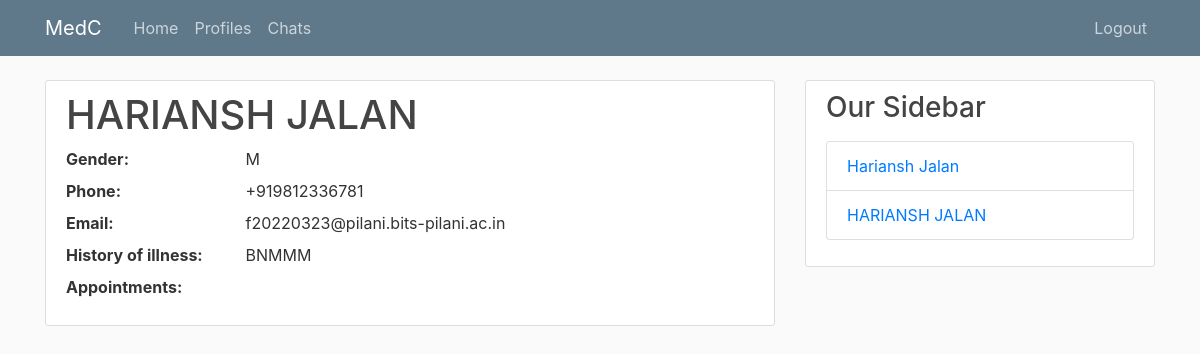
/staff/profiles/hariansh3 (signed in), run on the app's committed database.
### users/models.py (models this page shows)
class User(AbstractUser):
    email = models.EmailField(null=True, unique=True)
    phone = PhoneNumberField(null=True, blank=False, unique=True)
    gender = models.CharField(null=True, max_length=1, choices=(('M','Male'),('F','Female')))
    is_patient = models.BooleanField(default=False)
    is_staff = models.BooleanField(default=False)

class Patient(models.Model):
    user = models.OneToOneField(User, on_delete=models.CASCADE, primary_key=True, related_name='patient')
    history_of_illness = models.TextField()

### staff_dashboard/views.py (the view)
# urls.py: path('profiles/',views.basic,name='staff-profile-home'),
def profiles(request, username):
   users = get_user_model().objects.filter(is_patient=True)
   user = get_object_or_404(users, username=username)
   apps = Appointment.objects.filter(patient = user).order_by('-date_posted')
   return render(request,'staff_dashboard/profile.html',{'view_user': user,'all_users': users,'apps': apps})

### staff_dashboard/templates/staff_dashboard/profile.html (shortened to what this page needs)
{% extends "staff_dashboard/base.html" %}
{%load crispy_forms_tags%}
{% block content %}
<div class="content-section">
    <h2 class="account-heading">{{view_user.first_name}} {{view_user.last_name}}</h2>
    <dl class="row">
        <dt class="col-sm-3">Gender: </dt> <dd class="col-sm-9">{{view_user.gender}}</dd>
        <dt class="col-sm-3">Phone: </dt> <dd class="col-sm-9">{{view_user.phone}}</dd>
        <dt class="col-sm-3">Email: </dt> <dd class="col-sm-9">{{view_user.email}}</dd>
        <dt class="col-sm-3">History of illness: </dt> <dd class="col-sm-9">{{view_user.patient.history_of_illness}}</dd>
        <dt class="col-sm-3">Appointments: </dt>
            <dd class="col-sm-9">
            </dd>
</div>
{% endblock content %}
{%block sidebar%}
<h3>Our Sidebar</h3>
<p class='text-muted'>
<ul class="list-group">
    {%for users in all_users%}
    <a class="list-group-item list-group-item-light-action"
        href="{%url 'staff-profiles' users.username%}">{{users.first_name}} {{users.last_name}}</a>
    {%endfor%}
</ul>
</p>
{%endblock sidebar%}

### users/static/users/main.css (style rules this page uses)
body { background: #fafafa; color: #333333; margin-top: 5rem; }
h1, h2, h3, h4, h5, h6 { color: #444444; }
ul { margin: 0; }
.content-section { background: #ffffff; padding: 10px 20px; border: 1px solid #dddddd; border-radius: 3px; margin-bottom: 20px; }
.account-heading { font-size: 2.5rem; }

### data on the page
User: first_name "HARIANSH", last_name "JALAN", gender "M", phone "+919812336781", email "f20220323@pilani.bits-pilani.ac.in", patient.history_of_illness "BNMMM"
User: first_name "Hariansh", last_name "Jalan"
